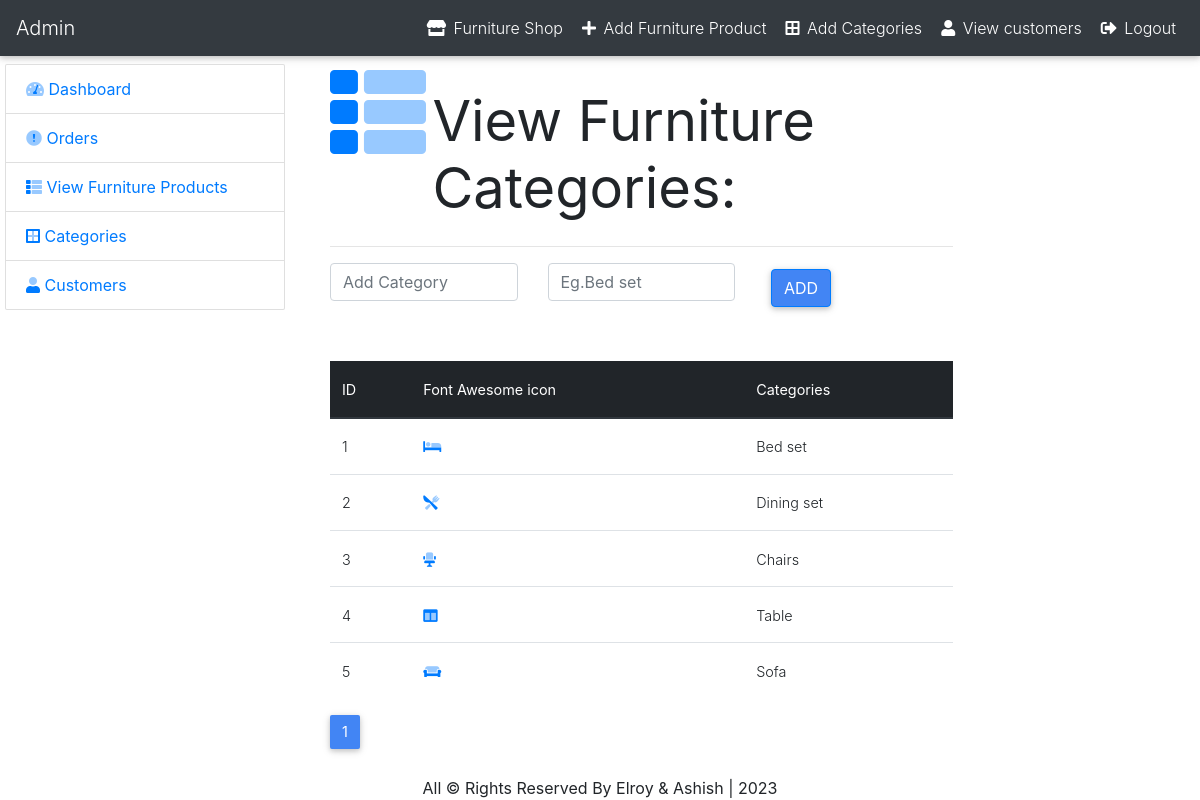
The page /admin/category.php (signed in) on the database its author committed.
### tables this page shows
CREATE TABLE `categories` (
  `id` int NOT NULL,
  `category` varchar(100) NOT NULL,
  `fontawesome-icon` varchar(25) NOT NULL
);

### admin/category.php (the view, shortened to what this page needs)
<?php
 require_once('include/header.php');
?>
<div class="container-fluid mt-2">
     <div class="row">
           <div class="col-md-3 col-lg-3">
            <?php require_once('include/sidebar.php'); ?>
        </div>
        <div class="col-md-9 col-lg-9">
               <div class="col-md-9">
                <div class="row">
                  <div class="col-md-1">
                    <i class="fad fa-th-list fa-6x text-primary"></i>
                  </div>
                  <div class="col-md-11 text-left mt-4">
                  <h1 class="ml-5 display-4 font-weight-normal">View Furniture Categories:</h1>
                  </div>
                </div>
              <hr>
                   <form action="" method="post">
                    <div class="row">
                   <div class="col-lg-8">
                     <div class="row">
                       <div class="col-lg-6">
                        <input type="text" name="category" class="form-control" placeholder="Add Category">
                       </div>
                       <div class="col-lg-6">
                         <input type="text" name="fonts" class="form-control" placeholder="Eg.Bed set ">
                       </div>
                     </div>
                   </div>
                    <div class="col-lg-4">
                    <input type="submit" name="submit" class="btn btn-primary" value="Add" name="category">
                       </div><br/>
                       </div>
                    </form>
                    <?php
             $r_data = 6;
             $pquery = "SELECT * FROM categories";
             $prun   = mysqli_query($con,$pquery);
             $prow   = mysqli_num_rows($prun);
             $page   = ceil($prow / $r_data);
            if(isset($_GET['tdata_id'])){
                 $t_id =$_GET['tdata_id'];
             }
            else {
                $t_id =1;
            }
            $pro_start = ($t_id - 1) * $r_data;
            $query=" SELECT * FROM categories ORDER BY id ASC LIMIT $pro_start,$r_data";
            $run = mysqli_query($con,$query);
            if(mysqli_num_rows($run) > 0){
            ?>
        <div class="row mt-5">
            <div class="col-md-12 col-lg-12">
             <table class="table table-hover">
                <thead class="thead-dark">
                   <tr>
                    <th>ID</th>
                    <th>Font Awesome icon</th>
                    <th>Categories</th>
                  </tr>
                </thead>
                <tbody>
                 <?php
                    while($row = mysqli_fetch_array($run)){
                        $id = $row['id'];
                        $font_awesome = $row['fontawesome-icon'];
                        $category = ucfirst($row['category']);
                      ?>
                     <tr>
                        <td><?php echo $id;?></td>
                        <td><i class="text-primary <?php echo 'fad '.$font_awesome;?>"></i></td>
                        <td><?php echo $category;?></td>
                     </tr>
                      <?php
                    }
                    ?>
                </tbody>
              </table>
                    <ul class="pagination">
                       <?php for($i=1; $i<= $page; $i++)
                        {
                        echo "<li class='page-item ".($t_id == $i ? 'active' : ''). "'><a class='page-link' href='category.php?tdata_id=".$i."'>$i</a></li>";
                    }
                        ?>
                    </ul>
             </div>
                      </div>
                  <?php
            }
            ?>
        </div>
     </div>
      </div>
      <?php
 require_once('include/footer.php');
?>

### admin/css/style.css (style rules this page uses)
* { margin: 0px; padding: 0px; }

### rows shown on the page
categories: id "1", category "Bed set"
categories: id "2", category "Dining set"
categories: id "3", category "Chairs"
categories: id "4", category "Table"
categories: id "5", category "Sofa"
